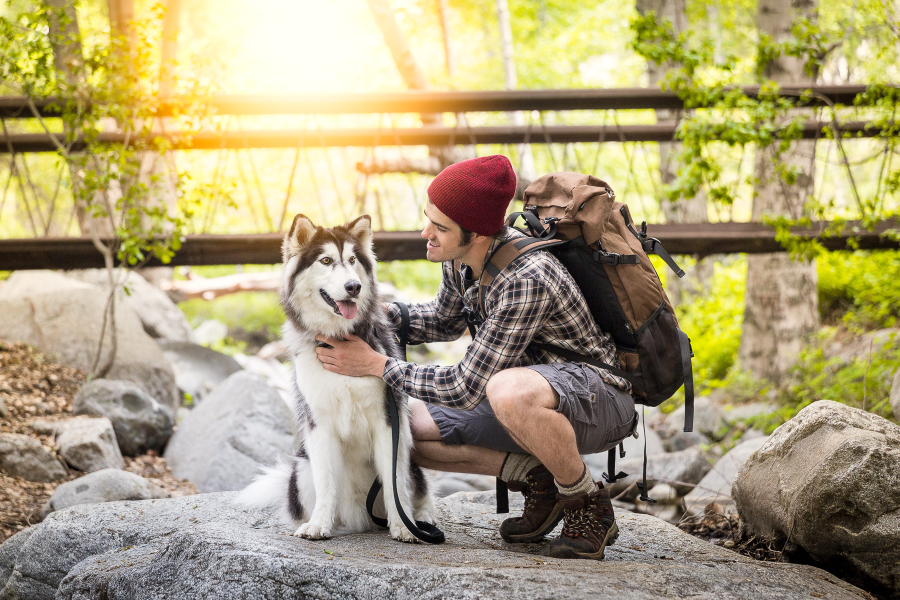
#> input picture 6/img1.jpg, 1800 x 1200 px (shown at 1/2 size)
$ jupyter execute Ex3.ipynb
#> lines starting #> are read from the running program, lines starting #| are printed output that depends on the picture
[cell 1]
import cv2

[cell 2]
import matplotlib.pyplot as plt

[cell 3]
img1 = cv2.imread('img1.jpg')
#> img1 is the input picture: shape (1200, 1800, 3); mean B, G, R 122.2, 158.9, 170.5
img2 = cv2.imread('img2.png')
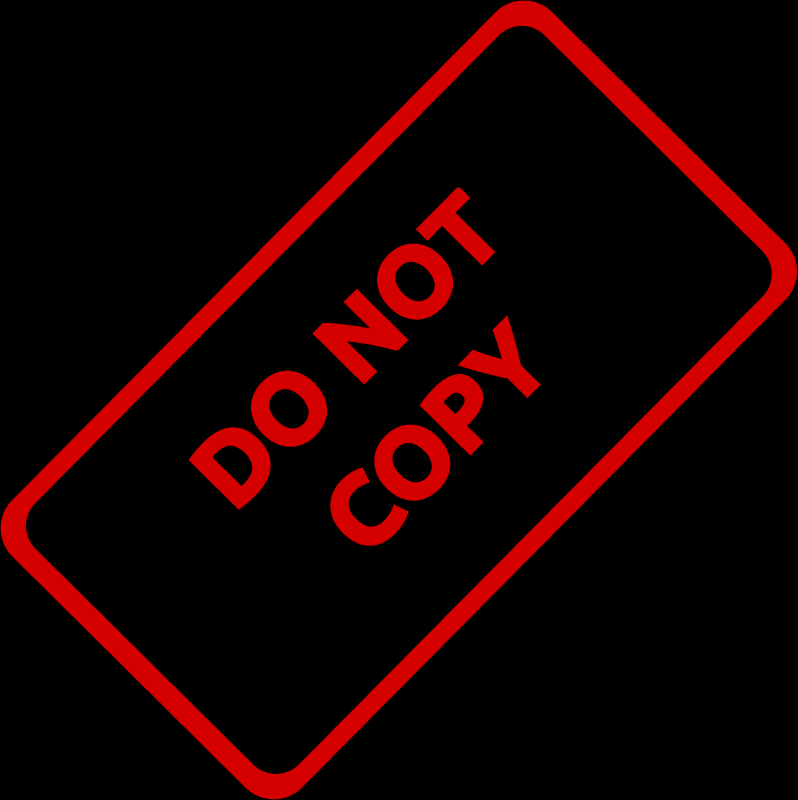
#> input picture 6/img2.png, 2393 x 2400 px (shown at 1/3 size)
#> img2 is the input picture: shape (2400, 2393, 3); mean B, G, R 0, 0, 23.3

[cell 4]
img1.shape
#> Out = (1200, 1800, 3)

[cell 5]
img2.shape
#> Out = (2400, 2393, 3)

[cell 6]
img2 = cv2.resize(img2, (600,600))
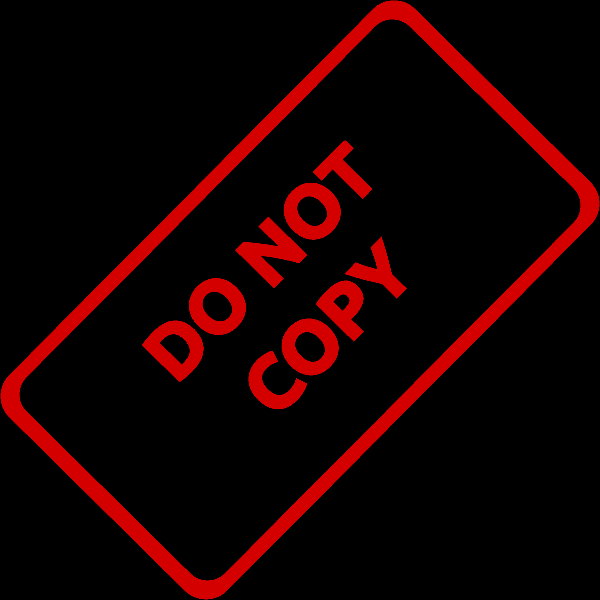
#> img2: shape (600, 600, 3); mean B, G, R 0, 0, 23.3

[cell 7]
img2.shape
#> Out = (600, 600, 3)

[cell 8]
img1 = cv2.cvtColor(img1, cv2.COLOR_BGR2RGB)
img2 = cv2.cvtColor(img2, cv2.COLOR_BGR2RGB)

[cell 9]
plt.imshow(img1)

[cell 10]
plt.imshow(img2)

[cell 11]
x = 1800-600
y = 1200-600

[cell 12]
row, col, ch = img2.shape
#> row = 600; col = 600; ch = 3

[cell 13]
row
#> Out = 600

[cell 14]
col
#> Out = 600

[cell 15]
ch
#> Out = 3

# region of interest

[cell 16]
roi = img1[y:1200, x:1800]
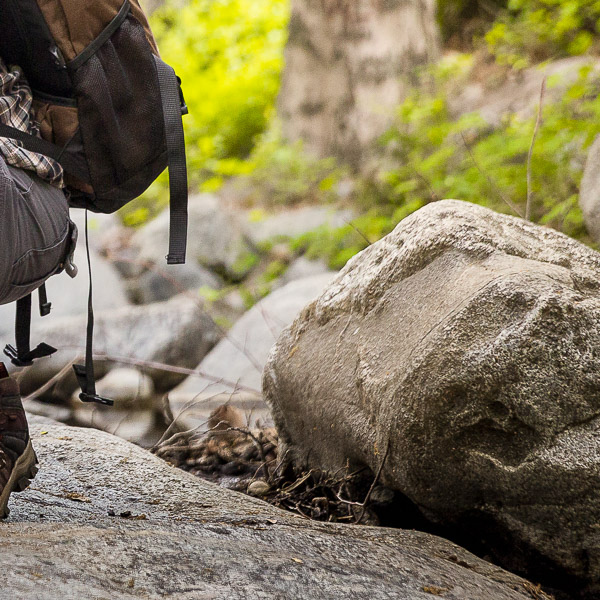
#> roi: shape (600, 600, 3); mean R, G, B 132.3, 122.6, 92.6

[cell 17]
plt.imshow(roi)

[cell 18]
roi.shape

# remove background

[cell 19]
img2_gray = cv2.cvtColor(img2, cv2.COLOR_BGR2GRAY)
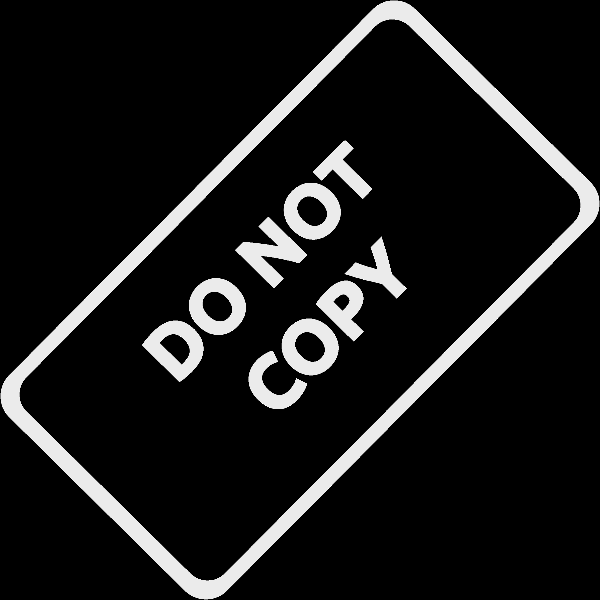
#> img2_gray: shape (600, 600); min 0, max 26, mean 2.6; drawn with min black and max white

[cell 20]
plt.imshow(img2_gray)

[cell 21]
plt.imshow(img2_gray, cmap='gray')

[cell 22]
mask_inv = cv2.bitwise_not(img2_gray)
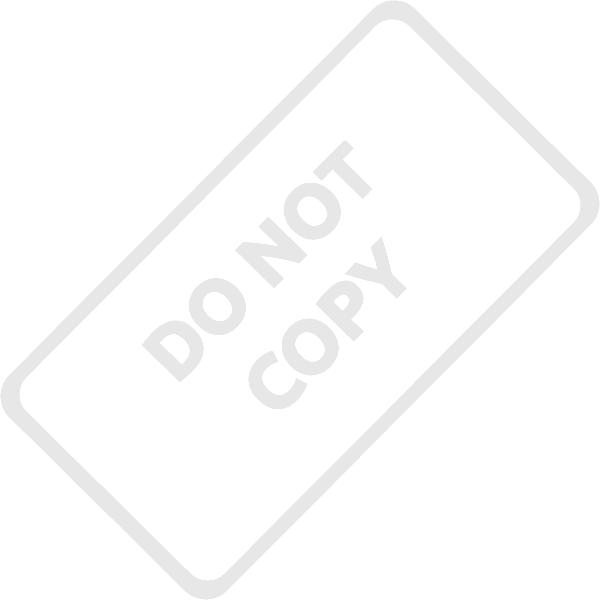
#> mask_inv: shape (600, 600); min 229, max 255, mean 252.4

[cell 23]
mask_inv.shape

[cell 24]
plt.imshow(mask_inv, cmap='gray')

[cell 25]
import numpy as np

[cell 26]
white_bg = np.full(img2.shape, 255, dtype=np.uint8)

[cell 27]
bk = cv2.bitwise_or(white_bg, white_bg, mask=mask_inv)
#> bk: shape (600, 600, 3); every value is 255

[cell 28]
bk.shape

[cell 29]
plt.imshow(bk)

[cell 30]
fg = cv2.bitwise_or(img2, img2, mask=mask_inv)

[cell 31]
plt.imshow(fg)

[cell 32]
fg.shape

[cell 33]
final_roi = cv2.bitwise_or(roi, fg)
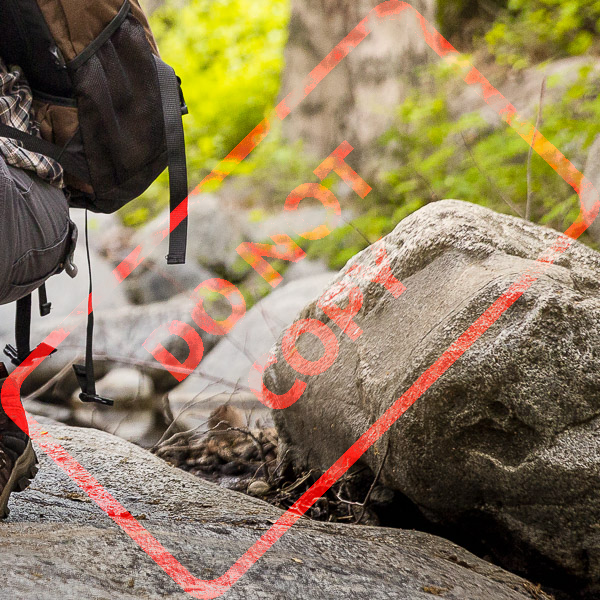
#> final_roi: shape (600, 600, 3); mean R, G, B 140.8, 122.6, 92.6

[cell 34]
plt.imshow(final_roi)

[cell 35]
large = img1
small = final_roi

[cell 36]
large[y:y+small.shape[0], x:x+small.shape[1]] = small
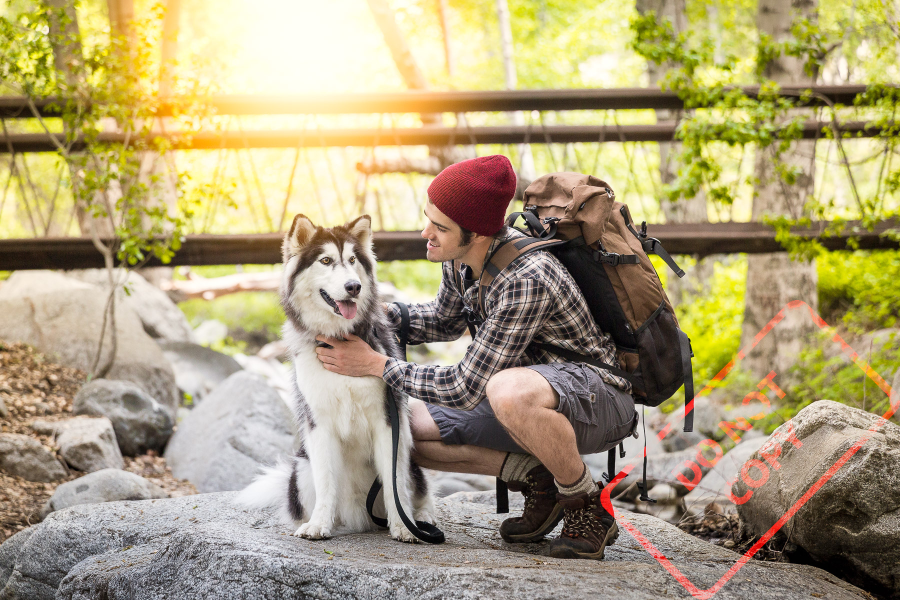
#> large: shape (1200, 1800, 3) (shown at 1/2 size); mean R, G, B 171.9, 158.9, 122.2
